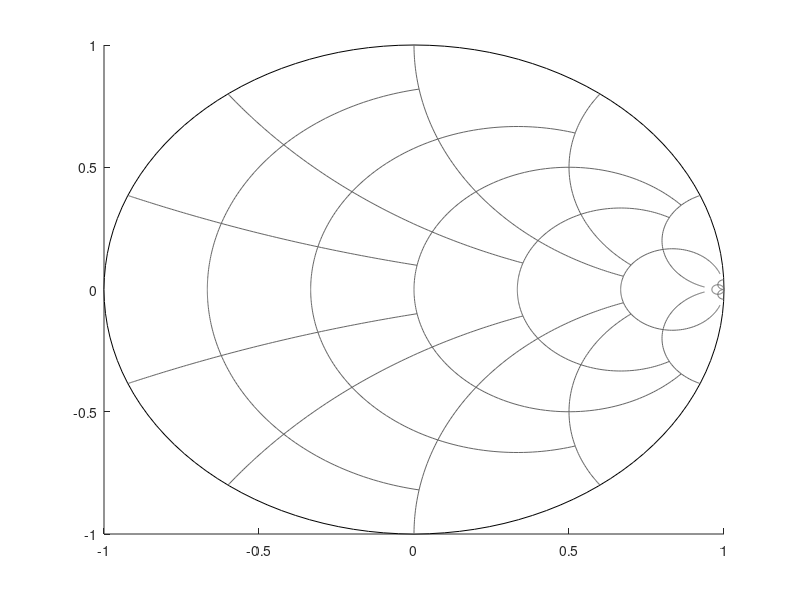

MATLAB code to generate this figure: (Note: this script raises an error after producing the figure.)
function smithaxes
    % Set XY data
    clf;
    
    ax = axes;
    
    
    [x, y] = mkgrid;
    angle = linspace(0, 2*pi, 129);
    patch(sin(angle), cos(angle), 'w'); 
    line(x, y, 'Color', [1 1 1]*.4, 'LineWidth', .5);
        
    ax.XScale = 'lin';
    ax.YScale = 'lin';
    
    axis equal;
    axis off;
    
%     % Update HG lines
%     c1  = get(h,'Color');
%     c2  = get(h,'SubColor');
%     lw1 = get(h,'LineWidth');
%     lw2 = get(h,'SubLineWidth');
%     lt1 = get(h,'LineType');
%     lt2 = get(h,'SubLineType');
%     xdata = get(h, 'XData');
%     ydata = get(h, 'YData');
% 
%     switch lower(get(h,'Type'))
%     case 'z'
%         set(h.ImpedanceGrid, 'XData', xdata, 'YData', ydata,                ...
%             'Visible', 'on', 'Color', c1, 'LineWidth', lw1, 'LineStyle', lt1);
%         set(h.AdmittanceGrid, 'XData', 0, 'YData', 0,                       ...
%             'Visible', 'off', 'Color', c2, 'LineWidth', lw1, 'LineStyle', lt2);
%     case 'y'
%         set(h.AdmittanceGrid, 'XData', -xdata, 'YData', ydata,              ...
%             'Visible', 'on', 'Color', c1, 'LineWidth', lw1, 'LineStyle', lt1);
%         set(h.ImpedanceGrid, 'XData', 0, 'YData', 0, 'Visible', 'off',      ...
%             'Color', c2, 'LineWidth', lw2, 'LineStyle', lt2);
%     case 'zy'
%         set(h.ImpedanceGrid, 'XData', xdata, 'YData', ydata,                ...
%             'Visible', 'on', 'Color', c1, 'LineWidth', lw1, 'LineStyle', lt1);
%         set(h.AdmittanceGrid, 'XData', -xdata, 'YData', ydata,              ...
%             'Visible', 'on', 'Color', c2, 'LineWidth', lw2, 'LineStyle', lt2);
%     case 'yz'
%         set(h.AdmittanceGrid, 'XData', -xdata, 'YData', ydata,              ...
%             'Visible', 'on', 'Color', c1, 'LineWidth', lw1, 'LineStyle', lt1);
%         set(h.ImpedanceGrid, 'XData', xdata, 'YData', ydata,                ...
%             'Visible', 'on', 'Color', c2, 'LineWidth', lw2, 'LineStyle', lt2);
%     end
%     set(h.StaticGrid,'Visible','on','Color', c1,'LineWidth', lw1,           ...
%         'LineStyle', lt1);

    % Restack HG lines
%     restack(h);
%     label(h);
    %axis off;
end

function [xgrid, ygrid] = mkgrid()

    gridpoints =  [0.2000    0.5000    1.0000    2.0000    5.0000; ...
                   1.0000    2.0000    5.0000    5.0000   30.0000];

    % Initialize line data vectors
    N = 100; M = 128;
    nn = size(gridpoints,2);
    X = zeros(1,((2+4*nn)*(N+1))+M+1);
    Y = zeros(1,((2+4*nn)*(N+1))+M+1);

    % Full circle at R=50
    r = 50;
    x0 = r/(r+1);
    r0 = 1/(r+1);
    t = 0:M;
    s1 = 1;
    s2 = s1+M;
    X(1,s1:s2) = x0+r0*sin(t*2*pi/M);
    Y(1,s1:s2) = r0*cos(t*2*pi/M);

    % Full arcs at X = -50,+50
    s1 = s2+1;
    s2 = s1+2*N+1;
    z = z2g((linspace(0,50,N)).^2+1i*50*ones(1,N));
    X(1,s1:s2) = [NaN real(z) NaN real(conj(z))];
    Y(1,s1:s2) = [NaN imag(z) NaN imag(conj(z))];

    % R+jX grid
    for idx=1:nn
        s1 = s2+1;
        s2 = s1+4*N+3;
        r  = gridpoints(1,idx);
        x  = (linspace(0,sqrt(gridpoints(2,idx)),N)).^2;
        ZR = z2g(r*ones(1,N)+1i*x);
        ZX = z2g(x+1i*r*ones(1,N));
        X(1,s1:s2) = [NaN real(ZR) NaN real(conj(ZR)) NaN real(ZX)          ...
            NaN real(conj(ZX))];
        Y(1,s1:s2) = [NaN imag(ZR) NaN imag(conj(ZR)) NaN imag(ZX)          ...
            NaN imag(conj(ZX))];
    end

    % Record new data
    xgrid = X;
    ygrid = Y;
end
    
function h = restack(h)
    %RESTACK  Restack grid lines.

    % Find indices of smith chart grid lines within axes children
    ch = allchild(double(h.Axes));
    Yidx = find(double(h.AdmittanceGrid)==ch);
    Zidx = find(double(h.ImpedanceGrid)==ch);

    % If both Y and Z charts are visible,
    % make sure current primary grid is on top
    if ((Zidx>Yidx) && strcmpi(h.Type(1),'z')) ||                           ...
            ((Yidx>Zidx) && strcmpi(h.Type(1),'y'))
       % Swap locations
       tmp = ch(Yidx);
       ch(Yidx) = ch(Zidx);
       ch(Zidx) = tmp;
       set(h.Axes,'Children',ch);
    end
end

%%%%%%%%%%%%%%%%%%%
function g = z2g(z)
    % Z2G  Convert normalized impedance to reflection coefficient
    g = (z-1)./(z+1);
end
